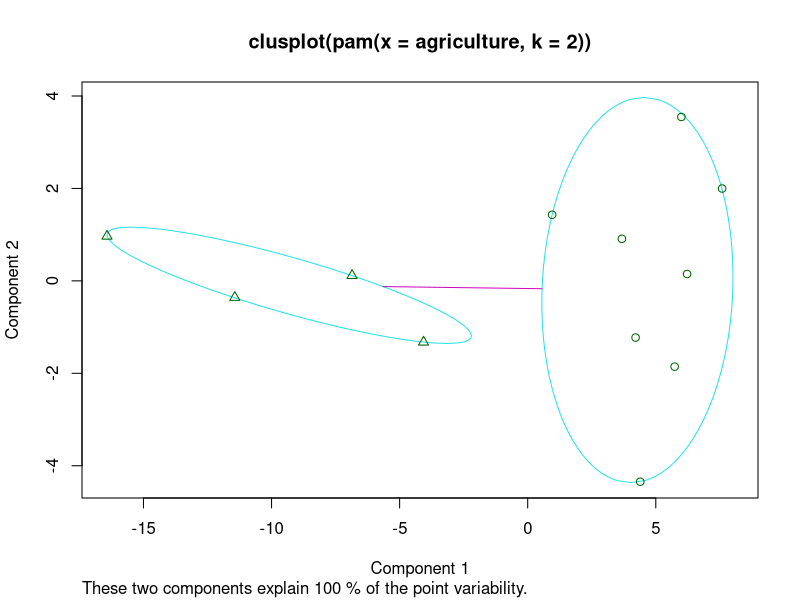
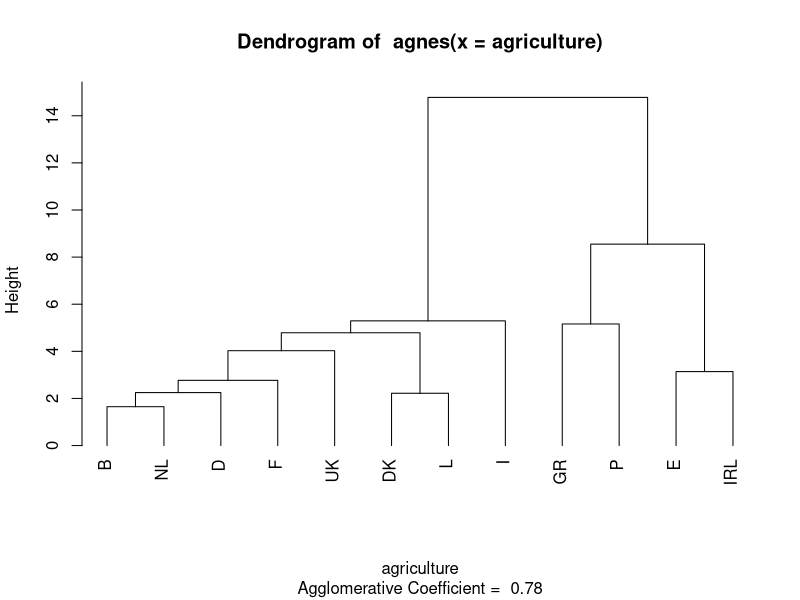
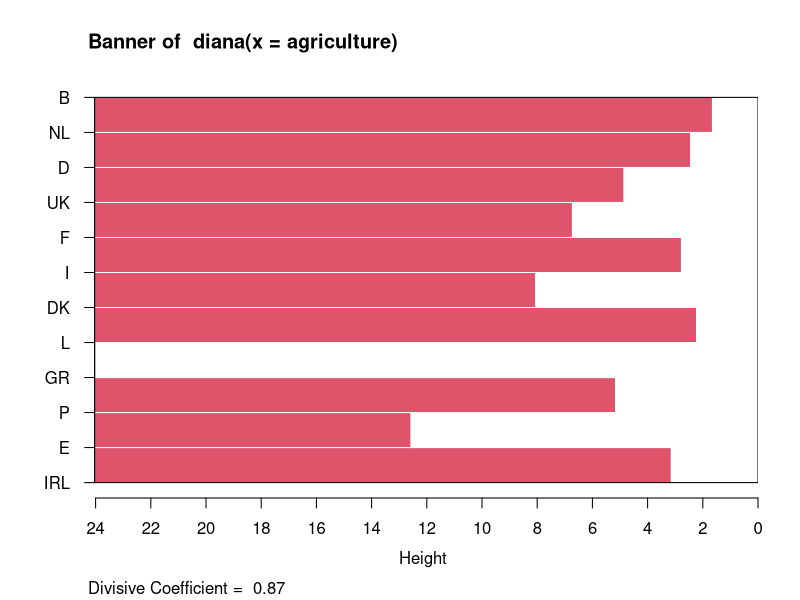
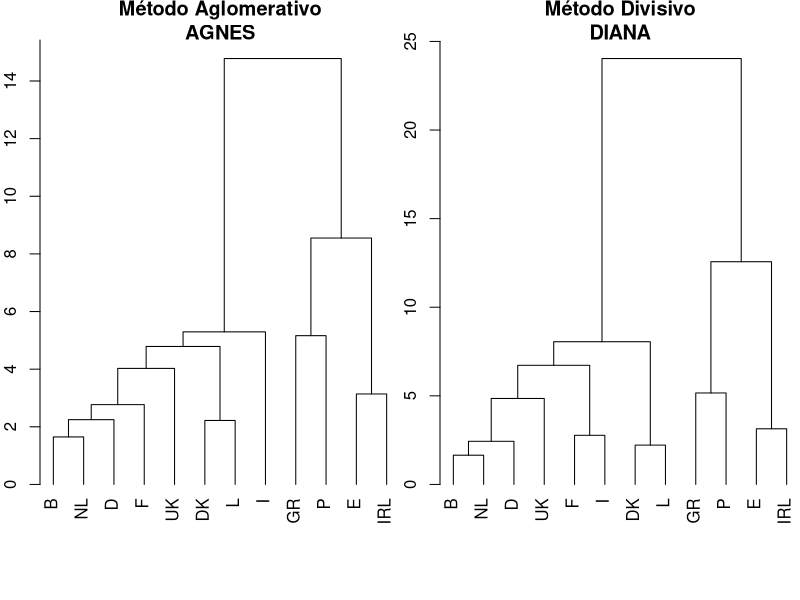
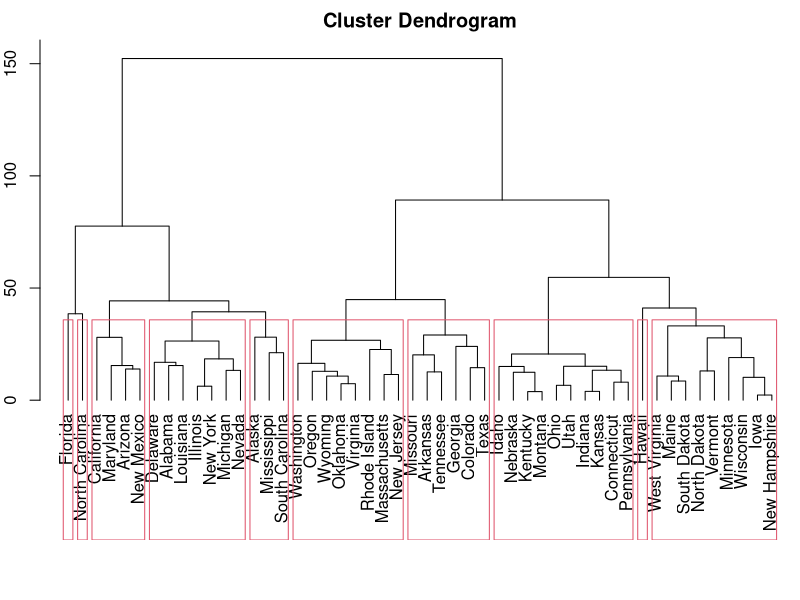

Source code (R) for these figures, in order:
## ---- chunk 1
libs <- c('cluster', 'psych')
sapply(libs, require, character.only = TRUE)
knitr::opts_knit$set(fig.width=5, fig.height=5, fig.align='center')
## ---- chunk 2
data(agriculture)

## Calcula matriz de dissimilaridade usando distância euclidiana 
## e sem padronização das variáveis
print(daisy(agriculture, metric = "euclidean", stand = FALSE),
      digits = 2)

## Usa método de particionamento pelo meióide 
## Partitioning Around Medoids (PAM)
plot(pam(agriculture, 2), which.plots = 1)

## Gráfico dendograma usando método aglomeração mais próximo
## agnes
plot(agnes(agriculture), which.plots = 2, hang = -1)

## Plot dissimilaridade usando método divisivo
## diana
plot(diana(agriculture), which.plots = 1)

## Usando agnes e diana para conjunto agricultura
par(mfrow=c(1,2), mar=c(3,2,2,0))
plot(agnes(agriculture), which.plots = 2, hang = -1,
     main = "Método Aglomerativo\nAGNES")
plot(diana(agriculture), which.plots = 2, hang = -1,
     main = "Método Divisivo\nDIANA")

## ---- chunk 3

par(mfrow=c(1,1))
## ---- chunk 4
data(USArrests)
#?USArrests

d0 = dist(USArrests) # euclidian
hc = hclust(d0, "average")
plot(hc, hang = -1)
# Criar 10 grupos
memb <- cutree(hc, k = 10)
# Anota no gráfico os 10 grupos
rect.hclust(hc, 10)
